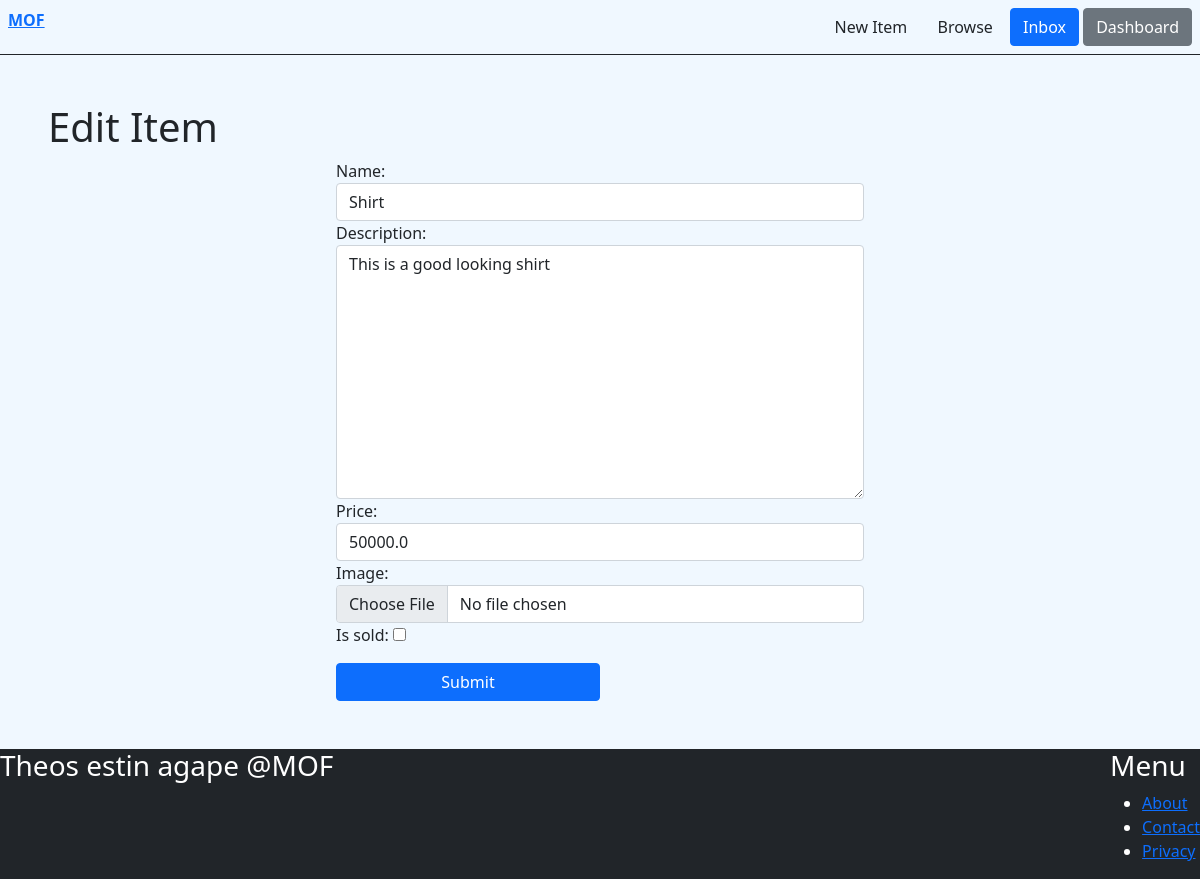
The page /items/1/edit/ (signed in) on the database its author committed.
### items/models.py (models this page shows, shortened)
class Item(models.Model):
  category=models.ForeignKey(Category,related_name='items', on_delete=models.CASCADE)
  name=models.CharField(max_length=255)
  description=models.TextField(blank=True,null=True)
  price=models.FloatField()
  image=models.ImageField(upload_to='images',blank=True,null=True)
  is_sold=models.BooleanField(default=False)
  created_by=models.ForeignKey(User, related_name='items', on_delete=models.CASCADE)
  created_at=models.DateTimeField(auto_now_add=True)

### items/views.py (the view)
# urls.py: path('<int:pk>/edit/',views.editItem,name='edit'),
@login_required
def editItem(request,pk):
  item =get_object_or_404(Item,pk=pk,created_by=request.user)
  if request.method == 'GET':
    form=EditItemForm(instance=item)
    return render(request,'item/form.html',{'form':form,'title':'Edit Item'})
  else:
    form = EditItemForm(request.POST, request.FILES,instance=item)
    if form.is_valid():
        form.save()
        return redirect('items:detail',pk=item.id)

### items/forms.py
class EditItemForm(forms.ModelForm):
  class Meta:
    model=Item
    fields=('name','description','price','image','is_sold')
    widgets={
      'name':forms.TextInput(attrs={
        'class':inputClass
      }),
      'description':forms.Textarea(attrs={
        'class':inputClass
      }),
      'price':forms.TextInput(attrs={
        'class':inputClass
      }),
      'image':forms.FileInput(attrs={
        'class':inputClass
      })
    }

### items/templates/item/form.html (shortened to what this page needs)
{% extends 'core/base.html' %}
{% block content %}
<h1 class='mb-6'>{{title}}</h1>
<form method='post' action='.' enctype='multipart/form-data'>
  <div class='container w-50'>
  <div>
    {{form}}
  </div>
  <div class='mt-3'>
   <button type='submit' class='btn btn-primary w-50 text-white'>Submit</button>
  </div>
</form>
</div>
{% endblock  %}

### rows shown on the page
Item: name "Shirt", description "This is a good looking shirt", price "50000.0"

### other values the page prints
{{ title }} "Edit Item"
